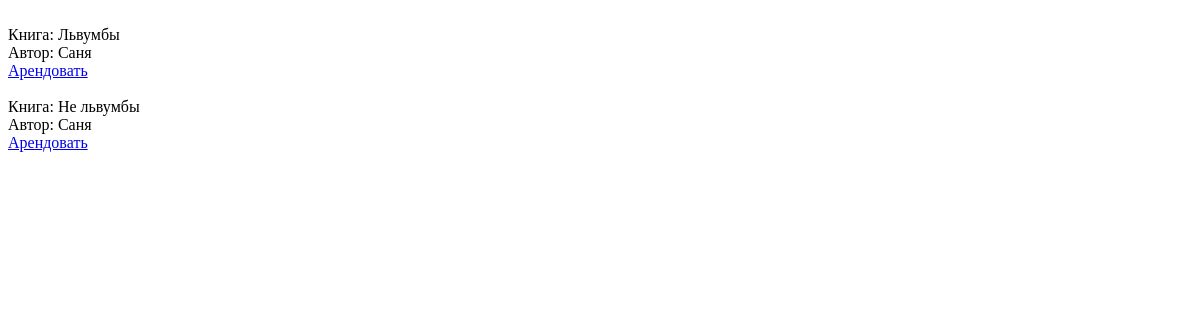
Before: /free_list with the older database file.
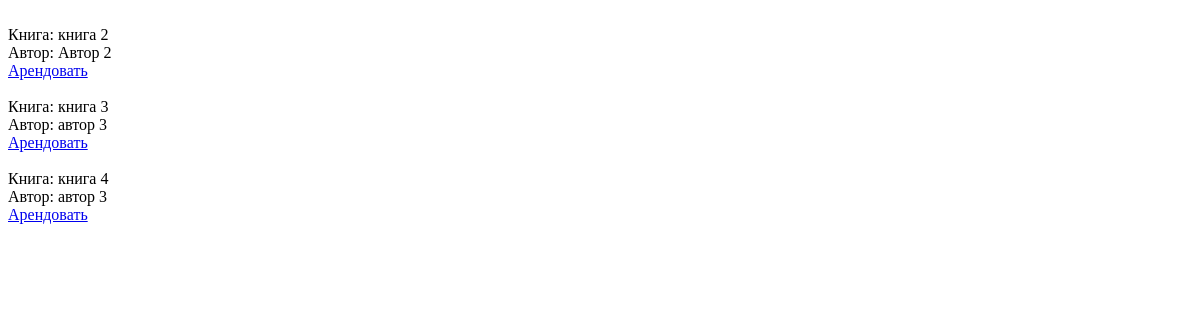
After: the same page with the newer database file.
### management/models.py (models this page shows, shortened)
class Book(models.Model):
    class Meta:
        verbose_name = 'Книга'
        verbose_name_plural = 'Книги'
    title = models.CharField(max_length=100,verbose_name='Книга')
    author = models.CharField(max_length=100,verbose_name='Автор')
    published_year = models.IntegerField(verbose_name='Год публигации')
    genre = models.CharField(max_length=100,verbose_name='Жанр')
    is_available = models.BooleanField(default=True,verbose_name='Аренда')

### management/views.py (the view)
# urls.py: path('free_list', views.free_list, name='free_list'),
def free_list(request):
    book_list_free = Book.objects.filter(is_available=True)
    return render(request,'free_list.html',context={'book_list_free':book_list_free})

### management/templates/free_list.html (shortened to what this page needs)
<!DOCTYPE html>
<html lang="en">
<head>
</head>
<body>
    <form method="POST">
        {% for book in book_list_free %}
            <br>
            Книга: {{ book.title }}<br>
            Автор: {{ book.author }}<br>
            <a href="{% url 'rent' book.id %}">Арендовать</a><br>
        {% endfor %}<br>
    </form>
</body>
</html>

Changed rows visible on the page:
removed Book: title "Львумбы", author "Саня"
removed Book: title "Не львумбы", author "Саня"
added Book: title "книга 2", author "Автор 2"
added Book: title "книга 3", author "автор 3"
added Book: title "книга 4", author "автор 3"
